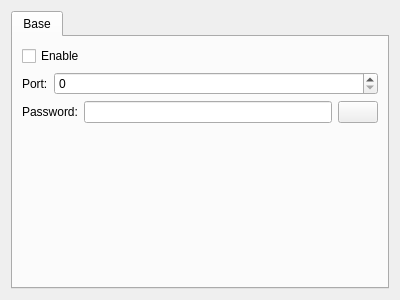
<?xml version="1.0" encoding="UTF-8"?>
<ui version="4.0">
 <class>CFrmParameterTigerVNC</class>
 <widget class="QWidget" name="CFrmParameterTigerVNC">
  <property name="geometry">
   <rect>
    <x>0</x>
    <y>0</y>
    <width>400</width>
    <height>300</height>
   </rect>
  </property>
  <property name="windowTitle">
   <string>Set TigerVNC parameters</string>
  </property>
  <layout class="QGridLayout" name="gridLayout">
   <item row="0" column="0">
    <widget class="QTabWidget" name="tabWidget">
     <property name="currentIndex">
      <number>0</number>
     </property>
     <widget class="QWidget" name="Base">
      <attribute name="title">
       <string>Base</string>
      </attribute>
      <layout class="QGridLayout" name="gridLayout_2">
       <item row="1" column="0">
        <layout class="QHBoxLayout" name="horizontalLayout">
         <item>
          <widget class="QLabel" name="label">
           <property name="text">
            <string>Port:</string>
           </property>
          </widget>
         </item>
         <item>
          <widget class="QSpinBox" name="sbPort">
           <property name="sizePolicy">
            <sizepolicy hsizetype="Expanding" vsizetype="Fixed">
             <horstretch>0</horstretch>
             <verstretch>0</verstretch>
            </sizepolicy>
           </property>
           <property name="maximum">
            <number>65536</number>
           </property>
          </widget>
         </item>
        </layout>
       </item>
       <item row="2" column="0">
        <layout class="QHBoxLayout" name="horizontalLayout_2">
         <item>
          <widget class="QLabel" name="label_2">
           <property name="text">
            <string>Password:</string>
           </property>
          </widget>
         </item>
         <item>
          <widget class="QLineEdit" name="lePassword">
           <property name="echoMode">
            <enum>QLineEdit::Password</enum>
           </property>
          </widget>
         </item>
         <item>
          <widget class="QPushButton" name="pbShow">
           <property name="text">
            <string/>
           </property>
           <property name="icon">
            <iconset resource="../../../App/Viewer/Resource/Resource.qrc">
             <normaloff>:/image/EyeOn</normaloff>:/image/EyeOn</iconset>
           </property>
          </widget>
         </item>
        </layout>
       </item>
       <item row="0" column="0">
        <widget class="QCheckBox" name="cbEnable">
         <property name="text">
          <string>Enable</string>
         </property>
        </widget>
       </item>
       <item row="3" column="0">
        <spacer name="verticalSpacer">
         <property name="orientation">
          <enum>Qt::Vertical</enum>
         </property>
         <property name="sizeHint" stdset="0">
          <size>
           <width>20</width>
           <height>124</height>
          </size>
         </property>
        </spacer>
       </item>
      </layout>
     </widget>
    </widget>
   </item>
  </layout>
 </widget>
 <resources>
  <include location="../../../App/Viewer/Resource/Resource.qrc"/>
  <include location="../../../App/Viewer/Resource/Resource.qrc"/>
 </resources>
 <connections/>
</ui>
